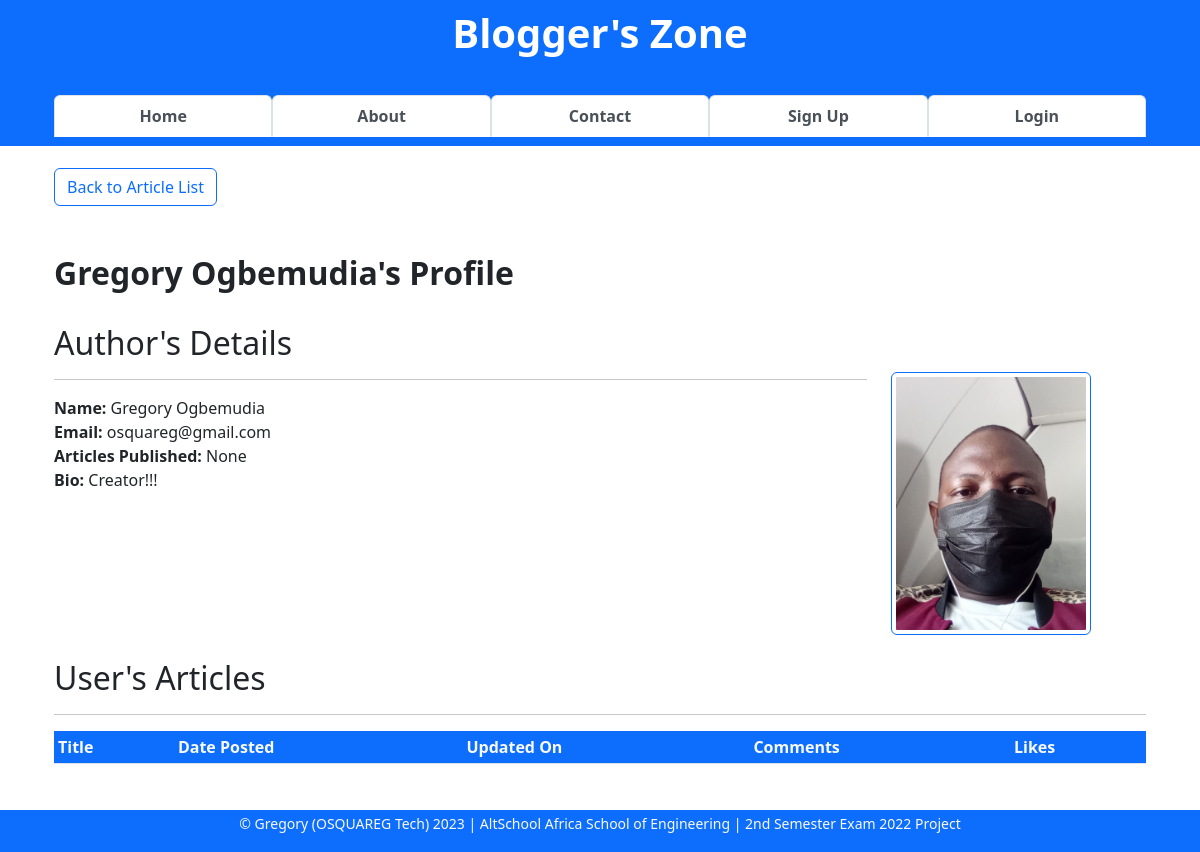
The page /author/2 on the database as committed earlier.
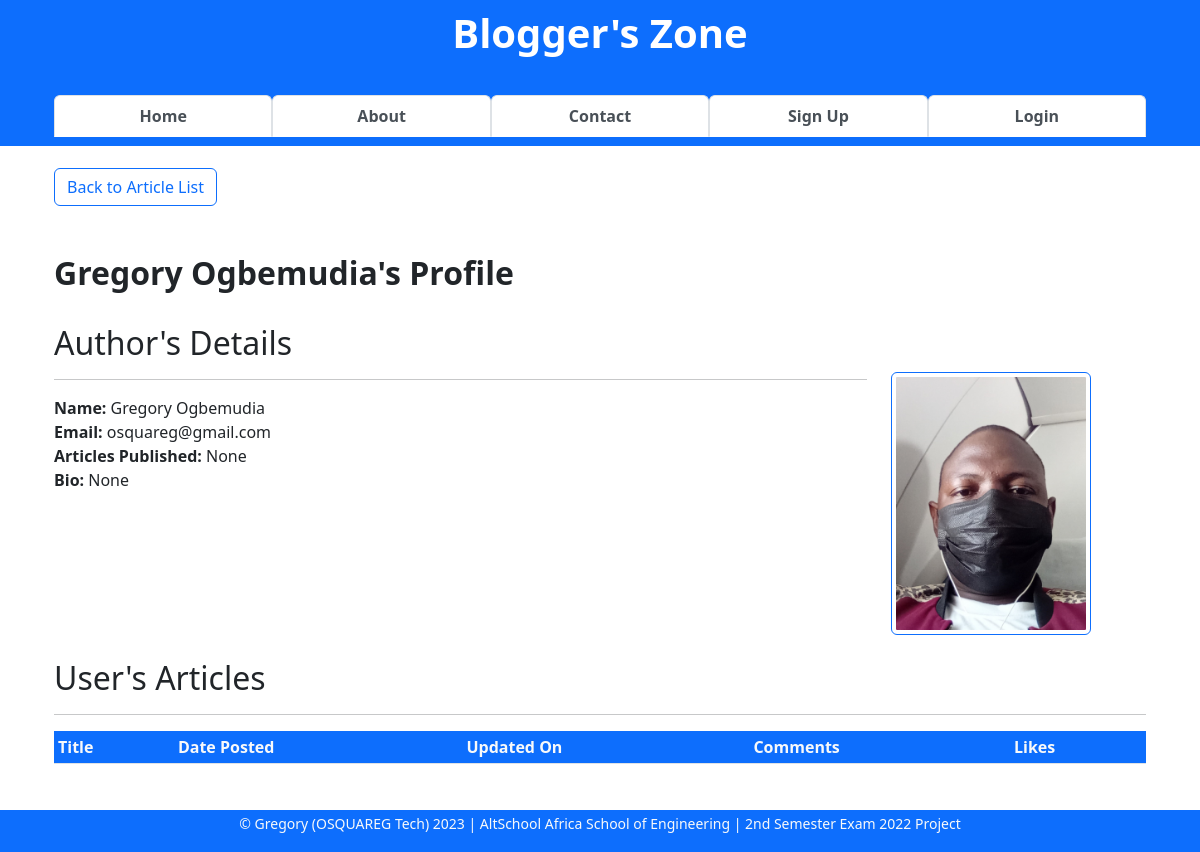
The same page on the database as committed later.
### app/models.py (models this page shows, shortened)
class User(db.Model, UserMixin):
    __tablename__ = "users"
    id = db.Column(db.Integer, primary_key=True)
    firstname = db.Column(db.String(255), nullable=False)
    lastname = db.Column(db.String(255), nullable=False)
    username = db.Column(db.String(25), nullable=False, unique=True)
    email = db.Column(db.Text(150), nullable=False, unique=True)
    password_hash = db.Column(db.Text(255), nullable=False, unique=True)
    bio = db.Column(db.Text(), nullable=True)
    date_joined = db.Column(db.DateTime, default=datetime.utcnow)
    is_active = db.Column(db.Boolean, default=True)
    is_admin = db.Column(db.Boolean, default=False)
    profile_pic = db.Column(db.String(), nullable=True)
    last_updated_by = db.Column(db.String)
    last_updated_on = db.Column(db.DateTime, onupdate=datetime.utcnow)
    articles = db.relationship("Article", backref="author")
    comments = db.relationship("Comment", backref="commenter")
    article_likes = db.relationship("ArticleLike", backref="art_liker")
    comment_likes = db.relationship("CommentLike", backref="com_liker")

### app/general/general.py (the view)
@blueprint.route("/author/<int:id>", methods=["GET"])
def author(id):
    user = User.query.get_or_404(id)
    user_details = db.session.query(User, User.id, func.count(Article.id).label("articles_count")). \
        outerjoin(Article, Article.author_id == User.id). \
        filter(user.id == Article.author_id, Article.is_draft is False, Article.is_deleted is False,
               User.is_active is True,
               User.username != "admin").first()
    user_articles = Article.query.\
        filter(Article.author_id == user.id, Article.is_draft == False, Article.is_deleted is False).\
        all()
    comment_likes_cnts = db.session. \
        query(Article.id.label("article_id"),
               func.count(Comment.comment).label("comments_count"),
               func.count(ArticleLike.user_id).label("likes_count")). \
        filter(Article.author_id == user.id, Article.is_draft is False, Article.is_deleted is False). \
        outerjoin(Comment, Comment.article_id == Article.id).\
        outerjoin(ArticleLike, ArticleLike.article_id == Article.id).\
        group_by(Article.id).all()
    context = {
        "user": user,
        "user_details": user_details,
        "user_articles": user_articles,
        "comment_likes_cnts": comment_likes_cnts
    }
    return render_template("author.html", **context)

### app/general/templates/author.html (shortened to what this page needs)
{% extends 'base.html' %}
{% block content %}
<div class="container">
    <div>
        <a href="/#all-articles-list" class="btn btn-outline-primary">Back to Article List</a>
        <br><br>
    </div>
    <br>
    <div>
        <h2><b>{{ user.firstname }} {{ user.lastname }}'s Profile</b></h2>
    </div>
    <div class="row">
        <div class="col-9">
            <br>
            <div>
                <h2>Author's Details</h2>
                <hr>
                <strong>Name:</strong> {{ user.firstname }} {{ user.lastname }} <br>
                <strong>Email:</strong> {{ user.email }} <br>
                <strong>Articles Published:</strong>
                {% if user_details.articles_count < 1 %}
                None <br>
                {% else %}
                {{ user_details.articles_count }} <br>
                {% endif %}
                <strong>Bio:</strong> {{ user.bio }} <br>
            </div><br>
        </div>
        <div class="row col-3">
            <div>
                <br><br><br>
                {% if user.profile_pic %}
                <img src="{{ url_for('static', filename='images/' + user.profile_pic)}}"
                    class="float-right img-thumbnail border-primary" width="200">
                {% else %}
                <center><small>No Profile Picture</small></center>
                <img src="{{ url_for('static', filename='images/default_profile_pic.png')}}"
                    class="float-right img-thumbnail border-primary" width="200">
                {% endif %}
            </div>
        </div>
    </div>
    <br>
    <div id="user-articles">
        <h2> User's Articles </h2>
        <hr>
        <table class="table table-sm table-hover">
            <thead class="table-responsive bg-primary text-light">
                <th>Title</th>
                <th>Date Posted</th>
                <th>Updated On</th>
                <th>Comments</th>
                <th>Likes</th>
            </thead>
        </table>
    </div>
</div>
{% endblock content %}

### app/templates/base.html (shortened to what this page needs)
<!DOCTYPE html>
<html lang="en">
<head>
    <link rel="stylesheet" href="{{url_for('static',filename='css/tab-style.css')}}" type="text/css">
    <link rel="stylesheet" href="{{url_for('static', filename='css/ckeditor-styles.css')}}" type="text/css">
    <link href="https://cdn.jsdelivr.net/npm/bootstrap@5.2.2/dist/css/bootstrap.min.css" rel="stylesheet">
</head>
<body onload="openPage('Published', this, 'rgb(0, 89, 250)', 'white')">
    <nav class="navbar navbar-light fixed-top text-lg-center bg-primary border border-primary" >
        <div class="container container-sm">
            <div class="container">
                <a class="navbar-brand" href="{{url_for('general.index')}}">
                    <h1 class="text-white"><b>Blogger's Zone</b></h1>
                </a>
            </div>
            <div class="container">
                <ul class="nav navbar-dark nav-tabs nav-justified">
                    <li class="nav-item">
                        <a class="nav-link active" href="{{url_for('general.index')}}"><b>Home</b></a>
                    </li>
                    <li class="nav-item">
                        <a class="nav-link active" href="{{ url_for('general.about') }}"><b>About</b></a>
                    </li>
                    <li class="nav-item">
                        <a class="nav-link active" href="{{ url_for('general.message') }}"><b>Contact</b></a>
                    </li>
                    {% if current_user.is_authenticated %}
                    <li class="nav-item">
                        <a class="nav-link active" href="{{url_for('user.dashboard')}}"><b>Dashboard</b></a>
                    </li>
                    {% if current_user.is_admin %}
                    <li class="nav-item">
                        <a class="nav-link active" href="{{url_for('admin.admin', un=current_user.username)}}"><b>Admin</b></a>
                    </li>
                    {% endif %}
                    <li class="nav-item">
                        <a class="nav-link active" href="{{ url_for('auth.logout') }}"><b>Logout</b></a>
                    </li>
                    <li class="nav-item">
                        <small class="align-bottom"><b class="text-end">Hi, {{current_user.firstname}} 🤚</b></small>
                    </li>
                    {% else %}
                    <li class="nav-item">
                        <a class="nav-link active" href="{{url_for('auth.sign_up')}}"><b>Sign Up</b></a>
                    </li>
                    <li class="nav-item">
                        <a class="nav-link active" href="{{url_for('auth.login')}}"><b>Login</b></a>
                    </li>
                    {% endif %}
                </ul>
            </div>
        </div>
    </nav>
    <main>
        <div><br><br><br><br><br><br><br></div>
        <div class="container">
            {% block content %}
            {% endblock content %}
        </div>
        <div><br><br><br></div>
    </main>
    <div class="text-md-center text-muted bg-primary border border-primary fixed-bottom">
        <footer>
            <p class="text-light">
                <small>
                    &copy Gregory (OSQUAREG Tech)
                    <script>document.write(new Date().getFullYear())</script> | AltSchool Africa School of Engineering | 2nd Semester Exam 2022 Project
                </small>
            </p>
        </footer>
    </div>
</body>
</html>

### app/static/css/tab-style.css (style rules this page uses)
a { text-decoration: none; }

### app/static/css/ckeditor-styles.css (style rules this page uses)
:root { --ck-color-image-caption-background: hsl(0, 0%, 97%); --ck-color-image-caption-text: hsl(0, 0%, 20%); --ck-color-mention-background: hsla(341, 100%, 30%, 0.1); --ck-color-mention-text: hsl(341, 100%, 30%); --ck-color-table-caption-background: hsl(0, 0%, 97%); --ck-color-table-caption-text: hsl(0, 0%, 20%); --ck-highlight-marker-blue: hsl(201, 97%, 72%); --ck-highlight-marker-green: hsl(120, 93%, 68%); --ck-highlight-marker-pink: hsl(345, 96%, 73%); --ck-highlight-marker-yellow: hsl(60, 97%, 73%); --ck-highlight-pen-green: hsl(112, 100%, 27%); --ck-highlight-pen-red: hsl(0, 85%, 49%); --ck-image-style-spacing: 1.5em; --ck-inline-image-style-spacing: calc(var(--ck-image-style-spacing) / 2); --ck-todo-list-checkmark-size: 16px; }

Rows that differ between the two databases and show on the page:
changed User "Gregory": bio "Creator!!!" → "None"
